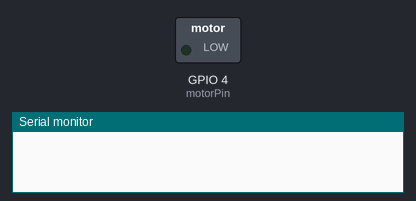
Simulated run of this sketch. Board: ESP8266 (Wemos D1 mini). Shown: switched loads named in the sketch (green lamp = pin HIGH), the last lines printed to the serial monitor. WiFi joins after 1.5 s; servers stay silent unless stated. At 5.3 s the program puts the board to deep sleep or switches it off; the recording ends there.

Above: at 0.0 s.
At 4.8 s:
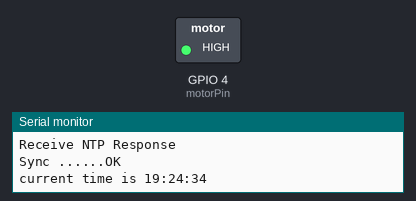
Timing chart, 0 to 5.3 s (numbered marks = the images above):
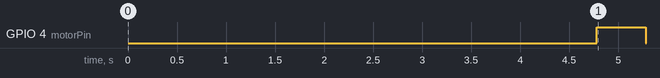

The sketch:

watering_WeMOS_mini_sleep_TimeNTP.ino
```cpp
/*
 * Time_NTP.pde
 * Example showing time sync to NTP time source
 *
 * This sketch uses the ESP8266WiFi library
 */

#include <TimeLib.h>
#include <ESP8266WiFi.h>
#include <WiFiUdp.h>
// #include <LiquidCrystal_I2C.h>
//#include <DHT.h>
#include <SimpleTimer.h>

#define motorPin 4 //the # of 4 is D2 on WeMOS mini

int water_int=4; //watering interval in hour
int duration=3; //watering duration in sec for each time

SimpleTimer timer;

const char ssid[] = "SJSLGU";  //  your network SSID (name)
const char pass[] = "123456789b";       // your network password


// NTP Servers:
IPAddress timeServer(132, 163, 4, 101); // time-a.timefreq.bldrdoc.gov
// IPAddress timeServer(132, 163, 4, 102); // time-b.timefreq.bldrdoc.gov
// IPAddress timeServer(132, 163, 4, 103); // time-c.timefreq.bldrdoc.gov


const int timeZone = 9;     // Korea Time
//const int timeZone = -5;  // Eastern Standard Time (USA)
//const int timeZone = -4;  // Eastern Daylight Time (USA)
//const int timeZone = -8;  // Pacific Standard Time (USA)
//const int timeZone = -7;  // Pacific Daylight Time (USA)


WiFiUDP Udp;
unsigned int localPort = 8888;  // local port to listen for UDP packets

// LiquidCrystal_I2C lcd(0x3F,16,2); //address, lcd type

void setup()
{
  Serial.begin(115200);
//  lcd.init();
//  lcd.backlight();

//  pinMode(DHTPIN,INPUT);
  pinMode(motorPin,OUTPUT);
  //digitalWrite(motorOutPin,LOW);

//  while (!Serial) ; // Needed for Leonardo only
  delay(250);
  Serial.println("Connecting to ");
//  lcd.print("Connecting to ");
//  lcd.setCursor(0,1);
  Serial.print(ssid);
  WiFi.begin(ssid, pass);

  while (WiFi.status() != WL_CONNECTED) {
    delay(500);
    Serial.print(".");
  }

//  lcd.clear();
  Serial.print("IP number is ");
//  lcd.setCursor(0,1);
  Serial.println(WiFi.localIP());
  delay(1000);
//  lcd.clear();
  Serial.println("Starting UDP");
  Udp.begin(localPort);
//  lcd.setCursor(0,1);
  Serial.print("Local port: ");
  Serial.println(Udp.localPort());
  delay(1000);
//  lcd.clear();
  Serial.println("waiting for sync");
  setSyncProvider(getNtpTime);

//  lcd.setCursor(0,1);
  Serial.println("...OK    ");
  delay(1000);

//////current time//////
  Serial.print("current time is ");
  Serial.print(hour());Serial.print(":");
  Serial.print(minute());Serial.print(":");
  Serial.println(second());
//////sw tick sound for checking wifi connection
digitalWrite(motorPin,HIGH); //Motor ON
delay(500);
digitalWrite(motorPin,LOW); //Motor OFF

////////////////////////////////////deep sleep until o'clock//////////
if(minute()!=0) {
  Serial.print("falling a sleep for ");
  Serial.print((60-minute())*60-(60-second()));
  Serial.println("seconds");
  Serial.println(60-minute()-1);Serial.print("min");

  ESP.deepSleep(1000000*1.049*((60-minute())*60-(60-second())));
}


//lcd.clear();
digitalWrite(motorPin,HIGH); //Motor ON
Serial.print("watering......");
delay(500);
digitalWrite(motorPin,LOW); //Motor OFF
//lcd.clear();
delay(1000);
}


void loop()
{
Serial.print("loop");
if(hour()%water_int==0){
  digitalWrite(motorPin, HIGH);
  Serial.println("watering1");
  delay(duration*1000); //motor ON duration
  digitalWrite(motorPin,LOW);
  delay(1000);
}

  Serial.print("falling a sleep again for ");
  Serial.print((60-minute())*60-(60-second()));
  Serial.println("seconds");
  delay(1000);
  ESP.deepSleep(1000000*1.049*((60-minute())*60-(60-second()))); //unit:usec
}

///////////////////////////////////////////////////
/*-------- NTP code ----------*/

const int NTP_PACKET_SIZE = 48; // NTP time is in the first 48 bytes of message
byte packetBuffer[NTP_PACKET_SIZE]; //buffer to hold incoming & outgoing packets

time_t getNtpTime()
{
  while (Udp.parsePacket() > 0) ; // discard any previously received packets
  Serial.println("Transmit NTP Request");
  sendNTPpacket(timeServer);
  uint32_t beginWait = millis();
  while (millis() - beginWait < 1500) {
    int size = Udp.parsePacket();
    if (size >= NTP_PACKET_SIZE) {
      Serial.println("Receive NTP Response");
//      lcd.setCursor(0,1);
      Serial.print("Sync ...");
      Udp.read(packetBuffer, NTP_PACKET_SIZE);  // read packet into the buffer
      unsigned long secsSince1900;
      // convert four bytes starting at location 40 to a long integer
      secsSince1900 =  (unsigned long)packetBuffer[40] << 24;
      secsSince1900 |= (unsigned long)packetBuffer[41] << 16;
      secsSince1900 |= (unsigned long)packetBuffer[42] << 8;
      secsSince1900 |= (unsigned long)packetBuffer[43];
      return secsSince1900 - 2208988800UL + timeZone * SECS_PER_HOUR;
    }
  }
  Serial.println("No NTP Response :-(");
  return 0; // return 0 if unable to get the time
}

///////////////////////////////////////////////
// send an NTP request to the time server at the given address
void sendNTPpacket(IPAddress &address)
{
  // set all bytes in the buffer to 0
  memset(packetBuffer, 0, NTP_PACKET_SIZE);
  // Initialize values needed to form NTP request
  // (see URL above for details on the packets)
  packetBuffer[0] = 0b11100011;   // LI, Version, Mode
  packetBuffer[1] = 0;     // Stratum, or type of clock
  packetBuffer[2] = 6;     // Polling Interval
  packetBuffer[3] = 0xEC;  // Peer Clock Precision
  // 8 bytes of zero for Root Delay & Root Dispersion
  packetBuffer[12]  = 49;
  packetBuffer[13]  = 0x4E;
  packetBuffer[14]  = 49;
  packetBuffer[15]  = 52;
  // all NTP fields have been given values, now
  // you can send a packet requesting a timestamp:
  Udp.beginPacket(address, 123); //NTP requests are to port 123
  Udp.write(packetBuffer, NTP_PACKET_SIZE);
  Udp.endPacket();
}

/////////////////////////////////
```

Measured:
- by itself, GPIO 4 (motorPin): LOW → HIGH at 4.8 s, → LOW 0.50 s later
